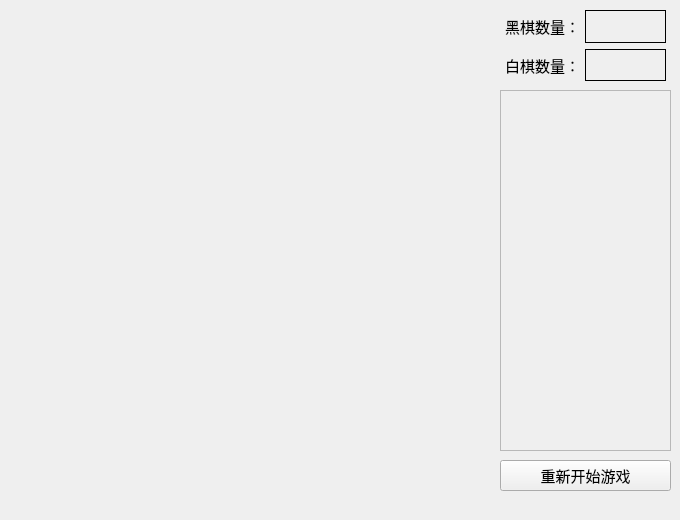
<?xml version="1.0" encoding="UTF-8"?>
<ui version="4.0">
 <class>Widget</class>
 <widget class="QWidget" name="Widget">
  <property name="geometry">
   <rect>
    <x>0</x>
    <y>0</y>
    <width>680</width>
    <height>520</height>
   </rect>
  </property>
  <property name="windowTitle">
   <string>Widget</string>
  </property>
  <widget class="QWidget" name="verticalLayoutWidget">
   <property name="geometry">
    <rect>
     <x>580</x>
     <y>10</y>
     <width>91</width>
     <height>71</height>
    </rect>
   </property>
   <property name="autoFillBackground">
    <bool>false</bool>
   </property>
   <layout class="QGridLayout" name="gridLayout">
    <property name="leftMargin">
     <number>5</number>
    </property>
    <property name="rightMargin">
     <number>5</number>
    </property>
    <item row="0" column="0">
     <widget class="QLabel" name="Label_black_number">
      <property name="font">
       <font>
        <family>汉仪旗黑 90S</family>
        <pointsize>11</pointsize>
        <bold>false</bold>
       </font>
      </property>
      <property name="autoFillBackground">
       <bool>false</bool>
      </property>
      <property name="frameShape">
       <enum>QFrame::Box</enum>
      </property>
      <property name="text">
       <string/>
      </property>
      <property name="scaledContents">
       <bool>false</bool>
      </property>
     </widget>
    </item>
    <item row="1" column="0">
     <widget class="QLabel" name="Label_white_number">
      <property name="font">
       <font>
        <family>汉仪旗黑 90S</family>
        <pointsize>11</pointsize>
        <bold>false</bold>
       </font>
      </property>
      <property name="frameShape">
       <enum>QFrame::Box</enum>
      </property>
      <property name="text">
       <string/>
      </property>
     </widget>
    </item>
   </layout>
  </widget>
  <widget class="QWidget" name="verticalLayoutWidget_2">
   <property name="geometry">
    <rect>
     <x>500</x>
     <y>10</y>
     <width>81</width>
     <height>71</height>
    </rect>
   </property>
   <layout class="QGridLayout" name="gridLayout_2">
    <property name="leftMargin">
     <number>5</number>
    </property>
    <property name="rightMargin">
     <number>3</number>
    </property>
    <item row="1" column="0">
     <widget class="QLabel" name="Label_white_number_2">
      <property name="font">
       <font>
        <family>汉仪旗黑 90S</family>
        <pointsize>11</pointsize>
        <bold>false</bold>
       </font>
      </property>
      <property name="autoFillBackground">
       <bool>false</bool>
      </property>
      <property name="frameShape">
       <enum>QFrame::NoFrame</enum>
      </property>
      <property name="text">
       <string>白棋数量：</string>
      </property>
      <property name="scaledContents">
       <bool>false</bool>
      </property>
     </widget>
    </item>
    <item row="0" column="0">
     <widget class="QLabel" name="Label_black_number_2">
      <property name="font">
       <font>
        <family>汉仪旗黑 90S</family>
        <pointsize>11</pointsize>
        <bold>false</bold>
       </font>
      </property>
      <property name="autoFillBackground">
       <bool>false</bool>
      </property>
      <property name="frameShape">
       <enum>QFrame::NoFrame</enum>
      </property>
      <property name="text">
       <string>黑棋数量：</string>
      </property>
      <property name="scaledContents">
       <bool>false</bool>
      </property>
     </widget>
    </item>
   </layout>
  </widget>
  <widget class="QScrollArea" name="ScrollArea_History">
   <property name="geometry">
    <rect>
     <x>500</x>
     <y>90</y>
     <width>171</width>
     <height>361</height>
    </rect>
   </property>
   <property name="widgetResizable">
    <bool>true</bool>
   </property>
   <widget class="QWidget" name="scrollAreaWidgetContents">
    <property name="geometry">
     <rect>
      <x>0</x>
      <y>0</y>
      <width>169</width>
      <height>359</height>
     </rect>
    </property>
   </widget>
  </widget>
  <widget class="QPushButton" name="Button_remake">
   <property name="geometry">
    <rect>
     <x>500</x>
     <y>460</y>
     <width>171</width>
     <height>31</height>
    </rect>
   </property>
   <property name="font">
    <font>
     <family>汉仪旗黑 90S</family>
     <pointsize>11</pointsize>
    </font>
   </property>
   <property name="focusPolicy">
    <enum>Qt::ClickFocus</enum>
   </property>
   <property name="contextMenuPolicy">
    <enum>Qt::DefaultContextMenu</enum>
   </property>
   <property name="text">
    <string>重新开始游戏</string>
   </property>
  </widget>
 </widget>
 <resources/>
 <connections/>
</ui>
